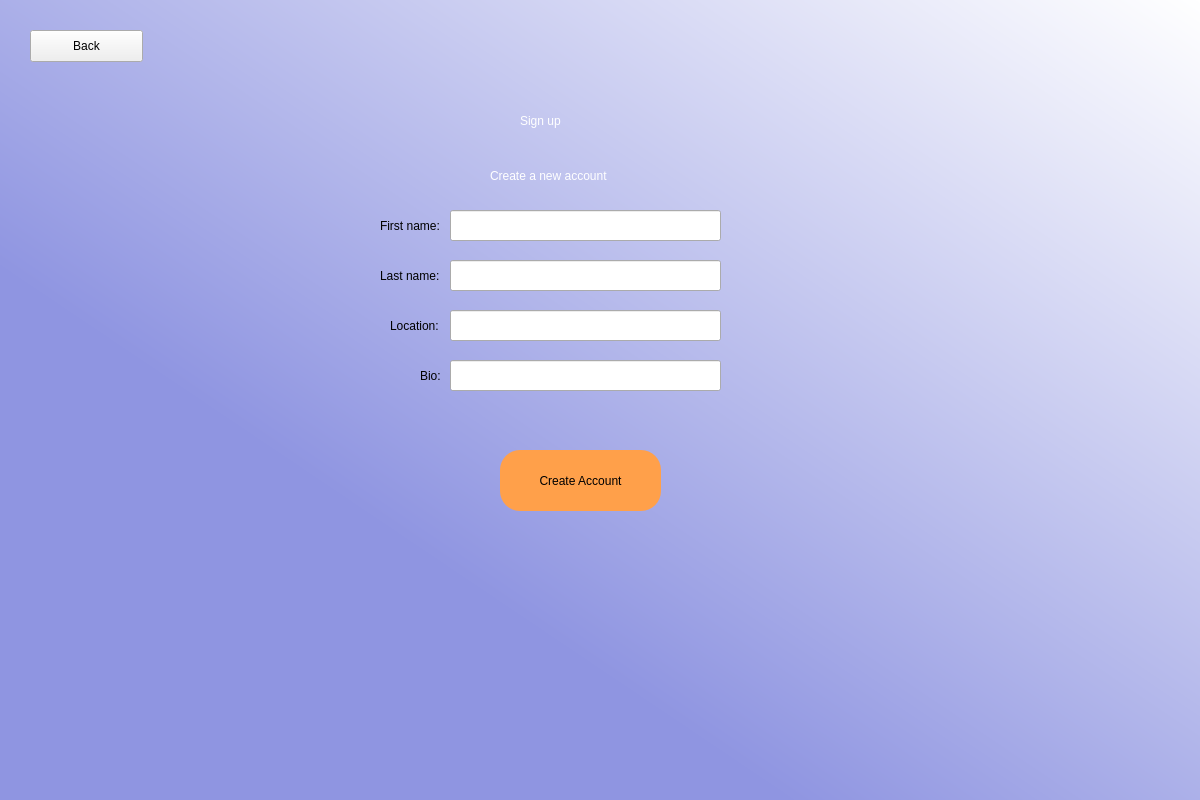
<?xml version="1.0" encoding="UTF-8"?>
<ui version="4.0">
 <class>Dialog</class>
 <widget class="QDialog" name="Dialog">
  <property name="geometry">
   <rect>
    <x>0</x>
    <y>0</y>
    <width>1200</width>
    <height>800</height>
   </rect>
  </property>
  <property name="windowTitle">
   <string>Dialog</string>
  </property>
  <widget class="QWidget" name="widget" native="true">
   <property name="geometry">
    <rect>
     <x>0</x>
     <y>0</y>
     <width>1201</width>
     <height>801</height>
    </rect>
   </property>
   <property name="styleSheet">
    <string notr="true">QWidget#widget{
background-color:qlineargradient(spread:pad, x1:0.275626, y1:0.715909, x2:1, y2:0, stop:0.0689655 rgba(143, 149, 225, 255), stop:1 rgba(255, 255, 255, 255));}</string>
   </property>
   <widget class="QLabel" name="signUp">
    <property name="geometry">
     <rect>
      <x>520</x>
      <y>90</y>
      <width>121</width>
      <height>61</height>
     </rect>
    </property>
    <property name="styleSheet">
     <string notr="true">font: 36pt &quot;.AppleSystemUIFont&quot;; color:rgb(255, 255, 255)</string>
    </property>
    <property name="text">
     <string>Sign up</string>
    </property>
   </widget>
   <widget class="QLabel" name="directions">
    <property name="geometry">
     <rect>
      <x>490</x>
      <y>150</y>
      <width>181</width>
      <height>51</height>
     </rect>
    </property>
    <property name="styleSheet">
     <string notr="true">font: 18pt &quot;.AppleSystemUIFont&quot;;color:rgb(255, 255, 255)</string>
    </property>
    <property name="text">
     <string>Create a new account</string>
    </property>
   </widget>
   <widget class="QPushButton" name="createAcc">
    <property name="geometry">
     <rect>
      <x>500</x>
      <y>450</y>
      <width>161</width>
      <height>61</height>
     </rect>
    </property>
    <property name="styleSheet">
     <string notr="true">border-radius:20px;
background-color: rgb(255, 160, 74);
font:rgb(0, 0, 0);</string>
    </property>
    <property name="text">
     <string>Create Account</string>
    </property>
   </widget>
   <widget class="QLineEdit" name="firstNameField">
    <property name="geometry">
     <rect>
      <x>450</x>
      <y>210</y>
      <width>271</width>
      <height>31</height>
     </rect>
    </property>
   </widget>
   <widget class="QLineEdit" name="lastNameField">
    <property name="geometry">
     <rect>
      <x>450</x>
      <y>260</y>
      <width>271</width>
      <height>31</height>
     </rect>
    </property>
   </widget>
   <widget class="QLabel" name="firstNameLabel">
    <property name="geometry">
     <rect>
      <x>380</x>
      <y>210</y>
      <width>71</width>
      <height>31</height>
     </rect>
    </property>
    <property name="text">
     <string>First name:</string>
    </property>
   </widget>
   <widget class="QLabel" name="lastNameLabel">
    <property name="geometry">
     <rect>
      <x>380</x>
      <y>260</y>
      <width>71</width>
      <height>31</height>
     </rect>
    </property>
    <property name="text">
     <string>Last name:</string>
    </property>
   </widget>
   <widget class="QLabel" name="errorLabel">
    <property name="geometry">
     <rect>
      <x>450</x>
      <y>410</y>
      <width>271</width>
      <height>21</height>
     </rect>
    </property>
    <property name="styleSheet">
     <string notr="true">font: 12pt &quot;Times New Roman&quot;; color: rgb(255, 0, 16)</string>
    </property>
    <property name="text">
     <string/>
    </property>
   </widget>
   <widget class="QLineEdit" name="locationField">
    <property name="geometry">
     <rect>
      <x>450</x>
      <y>310</y>
      <width>271</width>
      <height>31</height>
     </rect>
    </property>
   </widget>
   <widget class="QLabel" name="locationLabel">
    <property name="geometry">
     <rect>
      <x>390</x>
      <y>310</y>
      <width>61</width>
      <height>31</height>
     </rect>
    </property>
    <property name="text">
     <string>Location:</string>
    </property>
   </widget>
   <widget class="QLineEdit" name="bioField">
    <property name="geometry">
     <rect>
      <x>450</x>
      <y>360</y>
      <width>271</width>
      <height>31</height>
     </rect>
    </property>
   </widget>
   <widget class="QLabel" name="bioLabel">
    <property name="geometry">
     <rect>
      <x>420</x>
      <y>360</y>
      <width>31</width>
      <height>31</height>
     </rect>
    </property>
    <property name="text">
     <string>Bio:</string>
    </property>
   </widget>
   <widget class="QPushButton" name="back">
    <property name="geometry">
     <rect>
      <x>30</x>
      <y>30</y>
      <width>113</width>
      <height>32</height>
     </rect>
    </property>
    <property name="text">
     <string>Back</string>
    </property>
   </widget>
  </widget>
 </widget>
 <resources/>
 <connections/>
</ui>
